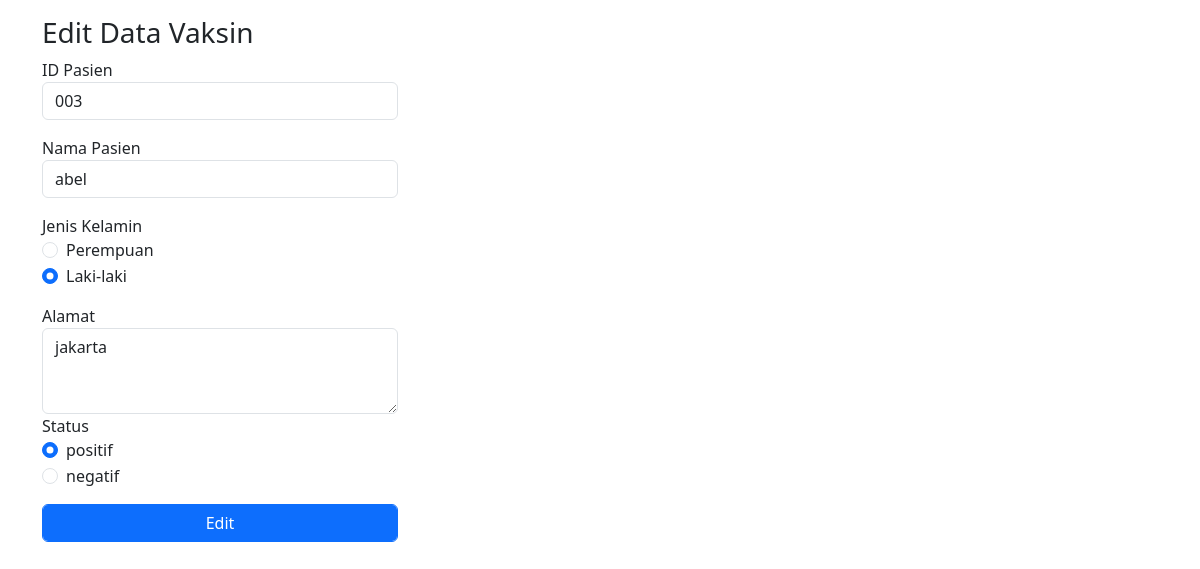
Page /editpasien.php?edit=003 on the committed database.
### tables this page shows
CREATE TABLE `pasien` (
  `idPasien` varchar(50) NOT NULL,
  `nmPasien` varchar(50) NOT NULL,
  `jk` char(15) NOT NULL,
  `alamat` varchar(255) NOT NULL,
  `status` varchar(11) NOT NULL
);

### editpasien.php (the view, shortened to what this page needs)
<!DOCTYPE html>
<html lang="en">
<head>
    <link rel="stylesheet" href="assets/css/bootstrap.min.css">
</head>
<body>
    <div class="container">
        <div class="row mt-3">
            <div class="col-4">
                <h3>Edit Data Vaksin</h3>
                <?php
include 'koneksi.php';
$panggil = $koneksi->query("SELECT * FROM pasien where idPasien='$_GET[edit]'");
?>
                <?php
while ($row = $panggil->fetch_assoc()) {
?>
                <form action="koneksi.php" method="POST">
                    <div class="form-group">
                        <label for="idPasien">ID Pasien</label>
                        <input type="text" class="form-control mb-3" name="idPasien" value="<?= $row['idPasien'] ?>" readonly>
                    </div>
                    <div class="form-group">
                        <label for="nmPasien">Nama Pasien</label>
                        <input type="text" class="form-control mb-3" name="nmPasien" value="<?= $row['nmPasien'] ?>">
                    </div>
                    <div class="form-group">
                        <label for="jk">Jenis Kelamin</label>
                        <div class="form-check">
                            <input type="radio" class="form-check-input" name="jk" value="perempuan" <?php if (($row['jk']) === "perempuan") {
                                echo "checked";
                            } ?>> Perempuan
                        </div>
                        <div class="form-check">
                            <input type="radio" class="form-check-input" name="jk" value="laki-laki" <?php if (($row['jk']) === "laki-laki") {
                                echo "checked";
                            } ?>> Laki-laki
                        </div>
                        <div class="form-group mt-3">
                            <label for="alamat">Alamat</label>
                            <textarea class="form-control" name="alamat" id="alamat" cols="5" rows="3" placeholder="Alamat"><?= $row['alamat'] ?></textarea>
                        </div>
                        <div class="form-group">
                        <label for="status">Status</label>
                        <div class="form-check">
                            <input type="radio" class="form-check-input" name="status" value="positif" <?php if (($row['status']) === "positif") {
                                echo "checked";
                            } ?>> positif
                        </div>
                        <div class="form-check">
                            <input type="radio" class="form-check-input" name="status" value="negatif" <?php if (($row['status']) === "negatif") {
                                echo "checked";
                            } ?>> negatif
                        </div>
                        <div class="form-group mt-3">
                            <input type="submit" name="edit" value="Edit" class="form-control btn btn-primary">
                        </div>
                    </div>
                </form>
                <?php } ?>
            </div>
        </div>
    </div>
</body>
</html>

### rows in the picture
pasien: idPasien "003", nmPasien "abel", jk "☑", alamat "jakarta", status "☑"
